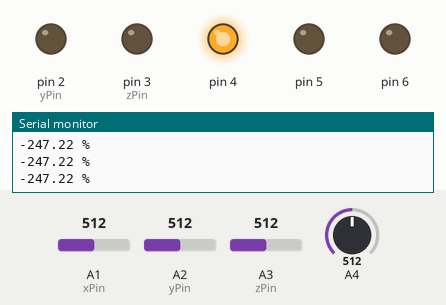
Bench run of a sketch on a simulated Arduino Uno, built with avr-gcc and run on an emulated ATmega328P. On the bench: output pins drawn as LEDs (lit = HIGH), the last lines printed to the serial monitor. The test bench sets the inputs (shaded band); at power-on: A4 = 512, A3 (zPin) = 512, A2 (yPin) = 512, A1 (xPin) = 512.

Above: at 1.2 s.
1.3 s: A4 set to 914
2.8 s: A4 set to 943
At 3.2 s:
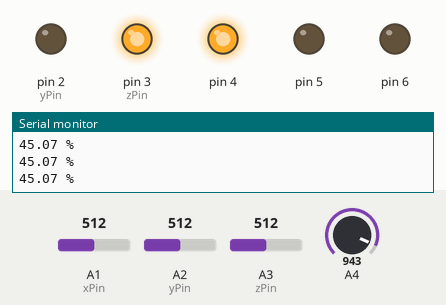
4.3 s: A3 (zPin) set to 697
5.8 s: A3 (zPin) set to 722
At 6.6 s:
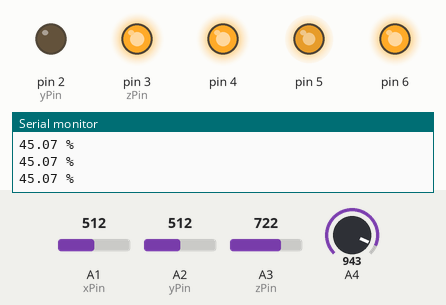
7.3 s: A2 (yPin) set to 392
At 7.6 s:
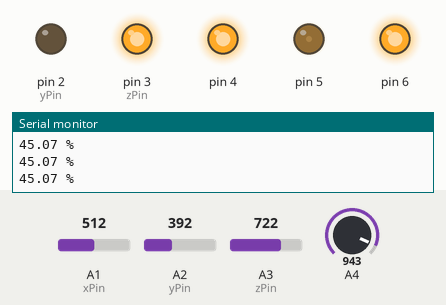
8.8 s: A2 (yPin) set to 412
At 9.9 s:
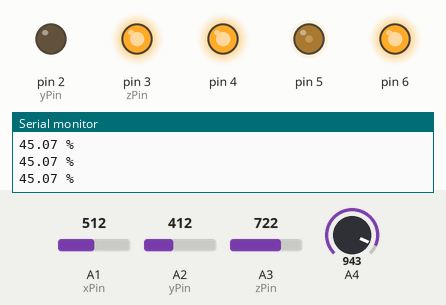
Timing chart, 0 to 11.3 s (numbered marks = the images above; inputs shaded):
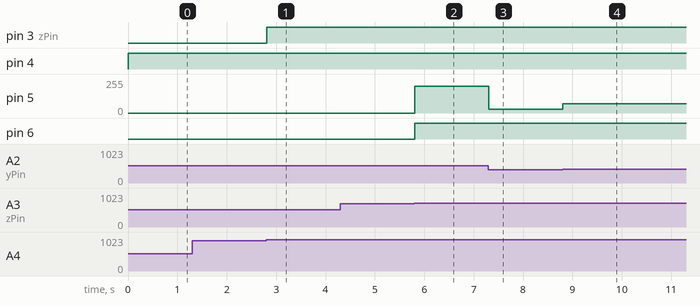

Measured:
- the behaviour switches between 927 and 928 on A4 (found by bisection; images 0 and 1)
- the behaviour switches between 715 and 716 on A3 (zPin) (found by bisection; images 1 and 2)
- after the input at 2.8 s, pin 3 (zPin): LOW → HIGH at once
- after the input at 5.8 s, pin 5: 0/255 → 200/255 at once; pin 6: LOW → HIGH at once
- after the input at 7.3 s, pin 5: 200/255 → 30/255 at once
- after the input at 8.8 s, pin 5: 30/255 → 70/255 at once

The sketch:

Arduino.ino
```cpp
//Variables para nivel de carga
float lectura;
float nivel_carga_voltios;
float nivel_carga_porcentaje;
float resultado_resta;

//Entradas de los datos del acelerometro
const int xPin = 1;
const int yPin = 2;
const int zPin = 3;

//El valor minimo y maximo del acelerometro probados anteriormente
int minVal = 265;
int maxVal = 402;

//Para guardar los valores en grados
double x;
double y;
double z;

//Se establecen las entradas y salidas
void setup()
{
  Serial.begin(9600);
  pinMode(2,OUTPUT);
  pinMode(3,OUTPUT);
  pinMode(4,OUTPUT);
  pinMode(5,OUTPUT);
  pinMode(6,OUTPUT);
  pinMode(A1,INPUT);
  pinMode(A2,INPUT);
  pinMode(A3,INPUT);
}

void loop(){
 // Lee el valor analogico del Pin A4 y reliza los calculos del nivel de carga
  lectura = analogRead(A4);
  nivel_carga_voltios = (5 * lectura) / 1024;
  resultado_resta = nivel_carga_voltios - 4.28;
  nivel_carga_porcentaje = resultado_resta * 100 / 0.72;

  //Lectura de los valores analogicos del acelerometro
  int xRead = analogRead(xPin);
  int yRead = analogRead(yPin);
  int zRead = analogRead(zPin);

  //Convierte los valores obtenidos en grados entre -90 y 90 los cuales necesitamos para el atan2
  int xAng = map(xRead, minVal, maxVal, -90, 90);
  int yAng = map(yRead, minVal, maxVal, -90, 90);
  int zAng = map(zRead, minVal, maxVal, -90, 90);

  //Convertimos los Grados en Radianes
  x = RAD_TO_DEG * (atan2(-yAng, -zAng) + PI);
  y = RAD_TO_DEG * (atan2(-xAng, -zAng) + PI);
  z = RAD_TO_DEG * (atan2(-yAng, -xAng) + PI);

  // Activamos el motor respecto a los grados de inclinación

  //Estado1: Estando recto el patinete no ace nada y se para.
 if ((x > 355 )&&(x < 5))
  {
     digitalWrite(5,LOW);
     digitalWrite(6,LOW);
  }

  //Estado2: Dependiendo de los grados de inclinación el patinete regulara su velocidad
 else if ((x >= 5 )&&(x < 7))
  {
      analogWrite(5,10);
      digitalWrite(6,HIGH);
  }

   else if ((x >= 7 )&&(x < 9))
  {
      analogWrite(5,30);
      digitalWrite(6,HIGH);
  }

  else if ((x >= 9 )&&(x < 11))
  {
      analogWrite(5,50);
      digitalWrite(6,HIGH);
  }

   else if ((x >= 11 )&&(x < 13))
  {
      analogWrite(5,70);
      digitalWrite(6,HIGH);
  }

  else if ((x >= 13 )&&(x < 15))
  {
      analogWrite(5,90);
      digitalWrite(6,HIGH);
  }

   else if ((x >= 15 )&&(x < 17))
  {
      analogWrite(5,110);
      digitalWrite(6,HIGH);
  }

  else if ((x >= 17 )&&(x < 19))
  {
      analogWrite(5,130);
      digitalWrite(6,HIGH);
  }

   else if ((x >= 19 )&&(x < 21))
  {
      analogWrite(5,150);
      digitalWrite(6,HIGH);
  }

   else if ((x >= 21 )&&(x < 23))
  {
      analogWrite(5,170);
      digitalWrite(6,HIGH);
  }

   else if ((x >= 23 )&&(x < 25))
  {
      analogWrite(5,200);
      digitalWrite(6,HIGH);
  }

 else if ((x <= 355 )&&(x > 353))
  {
      analogWrite(5,10);
      digitalWrite(6,LOW);
  }

 else if ((x <= 353 )&&(x > 351))
  {
      analogWrite(5,30);
      digitalWrite(6,LOW);
  }

 else if ((x <= 351 )&&(x > 349))
  {
      analogWrite(5,50);
      digitalWrite(6,LOW);
  }

 else if ((x <= 349 )&&(x > 347))
  {
      analogWrite(5,70);
      digitalWrite(6,LOW);
  }

 else if ((x <= 347 )&&(x > 345))
  {
      analogWrite(5,90);
      digitalWrite(6,LOW);
  }

 else if ((x <= 345 )&&(x > 343))
  {
      analogWrite(5,110);
      digitalWrite(6,LOW);
  }

 else if ((x <= 343 )&&(x > 341))
  {
      analogWrite(5,130);
      digitalWrite(6,LOW);
  }

 else if ((x <= 341 )&&(x > 339))
  {
      analogWrite(5,150);
      digitalWrite(6,LOW);
  }

 else if ((x <= 339 )&&(x > 337))
  {
      analogWrite(5,170);
      digitalWrite(6,LOW);
  }

 else if ((x <= 337 )&&(x > 335))
  {
      analogWrite(5,200);
      digitalWrite(6,LOW);
  }

 //Estado3: Si el patinete se inclina mas de lo devido se detiene.
  else
  {
     digitalWrite(5,LOW);
     digitalWrite(6,LOW);
  }

 //Activamos los Leds dependiendo de la carga
  if (nivel_carga_voltios >= 4.85)
  {
  digitalWrite(2, HIGH);
  digitalWrite(3, HIGH);
  digitalWrite(4, HIGH);
  }

  else if ((nivel_carga_voltios >= 4.53)&&(nivel_carga_voltios < 4.85))
  {
  digitalWrite(2, LOW);
  digitalWrite(3, HIGH);
  digitalWrite(4, HIGH);
  }

  else
  {
  digitalWrite(2, LOW);
  digitalWrite(3, LOW);
  digitalWrite(4, HIGH);
  }

  //Muestra el valor de la carga
  Serial.print(nivel_carga_porcentaje);
  Serial.println(" % ");

 //Esperamos un tiempo antes de volver a realizar todas las lecturas
  delay(10);
}
```
